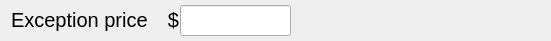
  <widget class="QWidget" name="gb2ExceptionPrice" native="true">
   <property name="geometry">
    <rect>
     <x>67</x>
     <y>460</y>
     <width>551</width>
     <height>41</height>
    </rect>
   </property>
   <property name="font">
    <font>
     <pointsize>15</pointsize>
    </font>
   </property>
   <widget class="QLabel" name="label_13">
    <property name="geometry">
     <rect>
      <x>11</x>
      <y>7</y>
      <width>141</width>
      <height>25</height>
     </rect>
    </property>
    <property name="font">
     <font>
      <pointsize>15</pointsize>
     </font>
    </property>
    <property name="text">
     <string>Exception price</string>
    </property>
   </widget>
   <widget class="hobart::numericLineEdit" name="le2ExceptionPrice">
    <property name="geometry">
     <rect>
      <x>180</x>
      <y>5</y>
      <width>111</width>
      <height>31</height>
     </rect>
    </property>
    <property name="font">
     <font>
      <pointsize>19</pointsize>
     </font>
    </property>
   </widget>
   <widget class="QLabel" name="lbl2CurrencySymbolExceptionPrice">
    <property name="geometry">
     <rect>
      <x>158</x>
      <y>5</y>
      <width>21</width>
      <height>29</height>
     </rect>
    </property>
    <property name="font">
     <font>
      <pointsize>15</pointsize>
     </font>
    </property>
    <property name="text">
     <string notr="true">$</string>
    </property>
    <property name="alignment">
     <set>Qt::AlignRight|Qt::AlignTrailing|Qt::AlignVCenter</set>
    </property>
   </widget>
  </widget>
